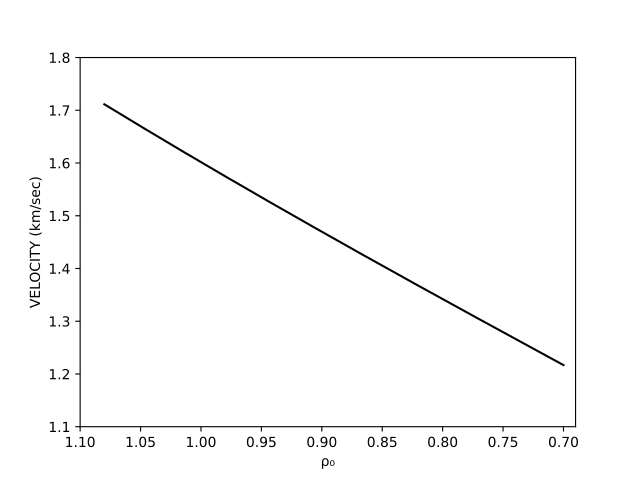

The Python source for this figure:
import matplotlib.pyplot as plt
import numpy as np
#
import open_petro_elastic.material.batzle_wang as bw
fig, ax = plt.subplots()
ax.set_ylim(1.1, 1.8)
ax.set_xlim(1.1, 0.69)
ax.set_xlabel("ρ₀")
ax.set_ylabel("VELOCITY (km/sec)")
xs = np.linspace(1.1, 0.7, 1000)
ax.plot(
    xs,
    [bw.dead_oil(15.1, 0.1e6, x * 1e3).primary_velocity / 1000 for x in xs],
    "k-",
)
